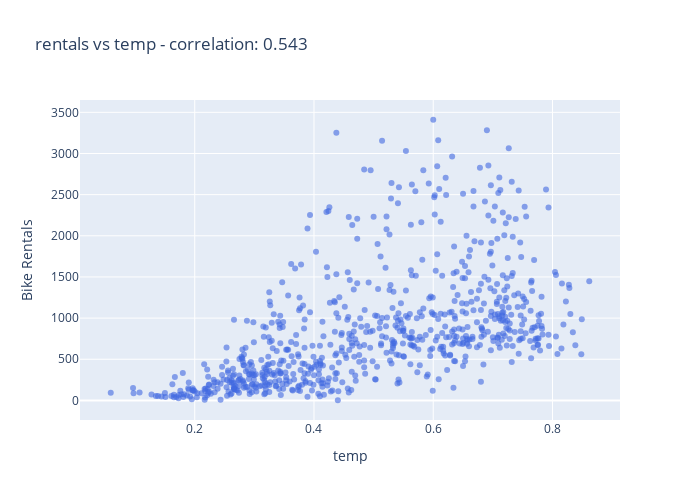
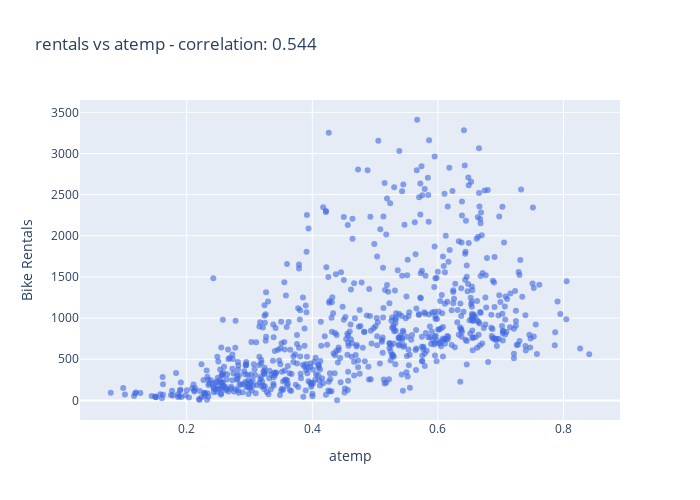

These figures' notebook cell, in order:
### Markdown cell above
Muchas de las características categóricas muestran una distribución más o menos *uniforme* (es decir, hay aproximadamente la misma cantidad de filas para cada categoría). Las excepciones a esto incluyen:

- **holiday**: Hay muchos menos días festivos que días que no lo son.
- **workingday**: Hay más días laborables que no laborables.
- **weathersit**: La mayoría de los días pertenecen a la categoría *1* (despejado), siendo la categoría *2* (neblina y nubes) la siguiente más común. Hay relativamente pocos días en la categoría *3* (lluvia o nieve ligera), y ningún día en la categoría *4* (lluvia fuerte, granizo o niebla densa).

Ahora que sabemos algo sobre la distribución de los datos en nuestras columnas, podemos comenzar a buscar relaciones entre las características y la etiqueta **rentals** que queremos predecir.

Para las características numéricas, podemos crear diagramas de dispersión (*scatter plots*) que muestren la intersección entre los valores de las características y los valores de la etiqueta. También podemos calcular la estadística de *correlación* para cuantificar la relación aparente.

### Code cell
import plotly.graph_objects as go

for col in numeric_features:
    feature = bike_data[col]
    label = bike_data['rentals']
    correlation = feature.corr(label)
    fig = go.Figure()
    fig.add_trace(go.Scatter(
        x=feature,
        y=label,
        mode='markers',
        marker=dict(color='royalblue', opacity=0.6),
        name='Data'
    ))
    fig.update_layout(
        title=f'rentals vs {col} - correlation: {correlation:.3f}',
        xaxis_title=col,
        yaxis_title='Bike Rentals',
        height=500,
        width=700
    )
    fig.show()

### Figure 1 — Plotly figure (JSON) as saved in the notebook; plotly's stock layout.template omitted (floating-point values rounded to 4 significant figures; data arrays with more than 128 entries replaced by an {"elided": "..."} marker saying what was removed)
{"data": [{"marker": {"color": "royalblue", "opacity": 0.6}, "mode": "markers", "name": "Data", "type": "scatter", "x": {"elided": "731 float values"}, "y": {"elided": "731 int values"}}], "layout": {"height": 500, "title": {"text": "rentals vs temp - correlation: 0.543"}, "width": 700, "xaxis": {"title": {"text": "temp"}}, "yaxis": {"title": {"text": "Bike Rentals"}}}}

### Figure 2 — Plotly figure (JSON) as saved in the notebook; plotly's stock layout.template omitted (floating-point values rounded to 4 significant figures; data arrays with more than 128 entries replaced by an {"elided": "..."} marker saying what was removed)
{"data": [{"marker": {"color": "royalblue", "opacity": 0.6}, "mode": "markers", "name": "Data", "type": "scatter", "x": {"elided": "731 float values"}, "y": {"elided": "731 int values"}}], "layout": {"height": 500, "title": {"text": "rentals vs atemp - correlation: 0.544"}, "width": 700, "xaxis": {"title": {"text": "atemp"}}, "yaxis": {"title": {"text": "Bike Rentals"}}}}
